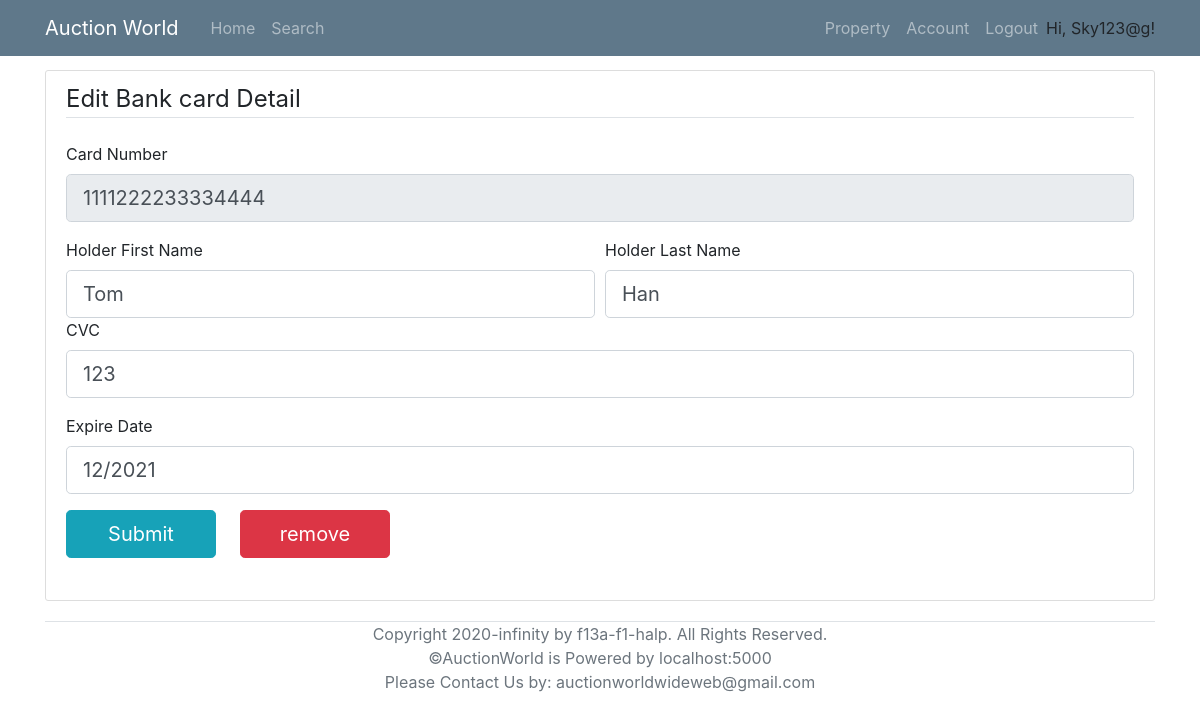
The page /editBankDetails/1111222233334444 (signed in) on the database as committed earlier.
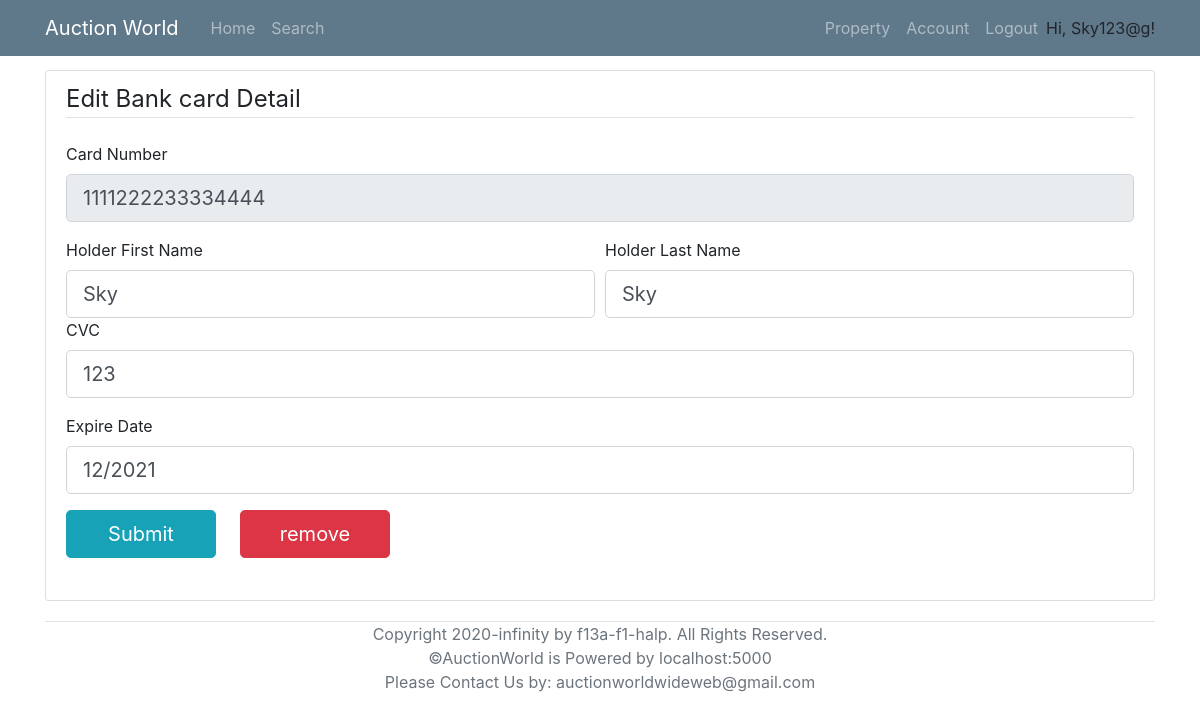
The same page on the database as committed later.
### models.py (models this page shows, shortened)
class BankDetails(db.Model):
    __tablename__ = 'BankDetails'
    id = db.Column("card_number",db.String, primary_key=True)
    holder_fname = db.Column(db.String(), nullable=False)
    holder_lname = db.Column(db.String(20), nullable=False)
    cvc = db.Column(db.String, nullable=False)
    expire_date = db.Column(db.DateTime, nullable=False)
    user_id = db.Column(db.Integer, db.ForeignKey('User.id'), nullable=False)

### routes.py (the view)
@app.route('/editBankDetails/<card_id>', methods=['POST','GET'])
@login_required
def editBankDetails(card_id):
    form = BankDetailsForm()
    card = db.session.query(BankDetails).get(card_id)
    user = User.query.filter_by(login_name=current_user.login_name).first_or_404()
    if form.validate_on_submit():
        holder_fname =  form.holder_fname.data
        holder_lname =  form.holder_lname.data
        cvc =  form.cvc.data
        expire_date =  form.expire_date.data
        if not form.validate_expire_date(expire_date):
            flash(f'The expire date should be greater than current time','danger')
            return render_template('editBankDetails.html', title='editBankDetails', form=form, card = card)
        if not form.validate_cvc(form.cvc.data):
            flash(f"Please input valid CVC number",'danger')
            return render_template('editBankDetails.html', title='editBankDetails', form=form, card = card)
        if holder_fname:
            card.set_fname(holder_fname)
        if holder_lname:
            card.set_lname(holder_lname)
        if cvc:
            card.set_cvc(cvc)
        if expire_date:
            card.set_expire_date(expire_date)
        db.session.commit()
        cards = BankDetails.query.filter_by(user_id = current_user.id).all()
        return redirect(url_for('account', form=form, user=user, cards = cards, user_id = current_user.id))
    elif request.method == 'GET':
        form.card_number.data = card.id
        form.holder_fname.data = card.holder_fname
        form.holder_lname.data = card.holder_lname
        form.expire_date.data = card.expire_date
        form.cvc.data = card.cvc
    return render_template('editBankDetails.html', title='editBankDetails', form=form, card = card)

### forms.py (shortened to what this page needs)
class BankDetailsForm(FlaskForm):
    holder_fname = StringField ('Holder First Name', validators=[DataRequired(), Regexp('^[A-Za-z]+$', message="Please input only characters")])
    holder_lname = StringField ('Holder Last Name', validators=[DataRequired(), Regexp('^[A-Za-z]+$', message="Please input only characters" )])
    card_number = StringField ( 'Card Number',validators=[ DataRequired(),Length(min=16, max=16), Regexp('^[0-9]{16}$', message='Please input exact 16 digits')  ] )
    cvc = StringField ( 'CVC', validators=[ DataRequired(),Length(min=3, max=3), Regexp('^[0-9]{3}$', message='Please input exact 3 digits') ] )
    expire_date = DateTimeField('Expire Date', format = "%m/%Y", validators=[DataRequired()])
    submit = SubmitField()

### models.py (called while the page is built)
@login_manager.user_loader
def load_user(id):
    return User.query.get(id)

### templates/editBankDetails.html (shortened to what this page needs)
{% extends "base.html" %}
{% block content %}
<div class="content-section">
    <form method="POST" action="">
        <fieldset class="form-group">
            <legend class="border-bottom mb-4">Edit Bank card Detail</legend>
                <div class="form-group" disabled>
                    {{ form.card_number.label }}<br>
                    {% if form.card_number.errors %}
                        {{ form.card_number(class="form-control form-control-lg is-invalid") }}
                        <div class="invalid-feedback">
                            {% for error in form.card_number.errors %}
                                <span>{{ error }}</span>
                            {% endfor %}
                        </div>
                    {% else %}
                        {{ form.card_number(class="form-control form-control-lg",  readonly=True) }}
                    {% endif %}
                </div>
                <div class="form-row">
                    <div class="col">
                        {{ form.holder_fname.label }}<br>
                        {% if form.holder_fname.errors %}
                            {{ form.holder_fname(class="form-control form-control-lg is-invalid") }}
                            <div class="invalid-feedback">
                                {% for error in form.holder_fname.errors %}
                                    <span>{{ error }}</span>
                                {% endfor %}
                            </div>
                        {% else %}
                            {{ form.holder_fname(class="form-control form-control-lg") }}
                        {% endif %}
                    </div>
                    <div class="col">
                        {{ form.holder_lname.label }}<br>
                        {% if form.holder_lname.errors %}
                            {{ form.holder_lname(class="form-control form-control-lg is-invalid") }}
                            <div class="invalid-feedback">
                                {% for error in form.holder_lname.errors %}
                                    <span>{{ error }}</span>
                                {% endfor %}
                            </div>
                        {% else %}
                            {{ form.holder_lname(class="form-control form-control-lg") }}
                        {% endif %}
                    </div>
                </div>
                <div class="form-group">
                    {{ form.cvc.label }}<br>
                    {% if form.cvc.errors %}
                        {{ form.cvc(class="form-control form-control-lg is-invalid") }}
                        <div class="invalid-feedback">
                            {% for error in form.cvc.errors %}
                                <span>{{ error }}</span>
                            {% endfor %}
                        </div>
                    {% else %}
                        {{ form.cvc(class="form-control form-control-lg") }}
                    {% endif %}
                </div>
                <div class="form-group">
                    {{ form.expire_date.label }}<br>
                    {% if form.expire_date.errors %}
                        {{ form.expire_date(placeholder="mm/yyyy",class="form-control form-control-lg is-invalid") }}
                        <div class="invalid-feedback">
                            {% for error in form.expire_date.errors %}
                                <span>{{ error }}</span>
                            {% endfor %}
                        </div>
                    {% else %}
                        {{ form.expire_date(class="form-control form-control-lg", placeholder="mm/yyyy") }}
                    {% endif %}
                </div>
                <div class="form-group mr-4" style="float: left;">{{ form.submit(class="btn btn-info btn-lg", style="width:150px") }}</div>
                <a href={{ url_for("removetBankDetails", card_id=card.id) }} class="btn btn-danger btn-lg" style="width:150px">remove</a>
            </fieldset>
    </form>
</div>
{% endblock %}

Rows that differ between the two databases and show on the page:
changed BankDetails id 1111222233334444: holder_fname "Tom" → "Sky"; holder_lname "Han" → "Sky"
